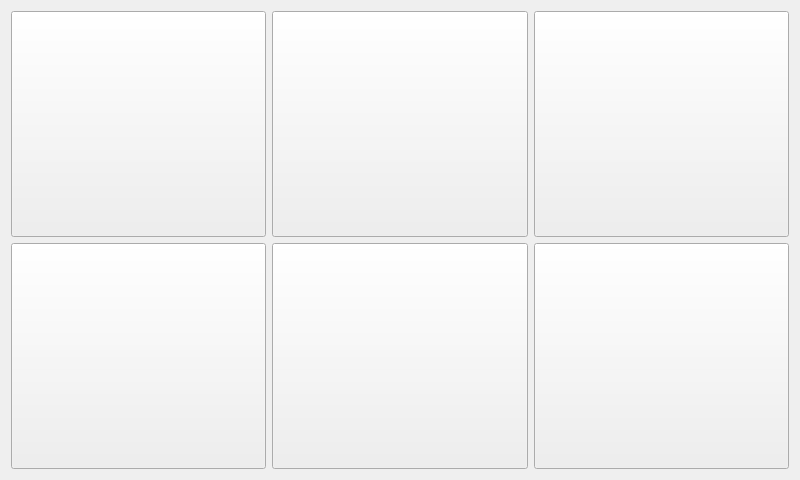
<?xml version="1.0" encoding="UTF-8"?>
<ui version="4.0">
 <class>frmMain</class>
 <widget class="QWidget" name="frmMain">
  <property name="geometry">
   <rect>
    <x>0</x>
    <y>0</y>
    <width>800</width>
    <height>480</height>
   </rect>
  </property>
  <property name="windowTitle">
   <string>Dialog</string>
  </property>
  <layout class="QGridLayout" name="gridLayout">
   <item row="0" column="0">
    <widget class="QToolButton" name="btn1">
     <property name="sizePolicy">
      <sizepolicy hsizetype="Expanding" vsizetype="Expanding">
       <horstretch>0</horstretch>
       <verstretch>0</verstretch>
      </sizepolicy>
     </property>
     <property name="styleSheet">
      <string notr="true"/>
     </property>
     <property name="text">
      <string/>
     </property>
     <property name="toolButtonStyle">
      <enum>Qt::ToolButtonTextUnderIcon</enum>
     </property>
    </widget>
   </item>
   <item row="0" column="1">
    <widget class="QToolButton" name="btn2">
     <property name="sizePolicy">
      <sizepolicy hsizetype="Expanding" vsizetype="Expanding">
       <horstretch>0</horstretch>
       <verstretch>0</verstretch>
      </sizepolicy>
     </property>
     <property name="styleSheet">
      <string notr="true"/>
     </property>
     <property name="text">
      <string/>
     </property>
     <property name="toolButtonStyle">
      <enum>Qt::ToolButtonTextUnderIcon</enum>
     </property>
    </widget>
   </item>
   <item row="0" column="2">
    <widget class="QToolButton" name="btn3">
     <property name="sizePolicy">
      <sizepolicy hsizetype="Expanding" vsizetype="Expanding">
       <horstretch>0</horstretch>
       <verstretch>0</verstretch>
      </sizepolicy>
     </property>
     <property name="styleSheet">
      <string notr="true"/>
     </property>
     <property name="text">
      <string/>
     </property>
     <property name="toolButtonStyle">
      <enum>Qt::ToolButtonTextUnderIcon</enum>
     </property>
    </widget>
   </item>
   <item row="1" column="0">
    <widget class="QToolButton" name="btn4">
     <property name="sizePolicy">
      <sizepolicy hsizetype="Expanding" vsizetype="Expanding">
       <horstretch>0</horstretch>
       <verstretch>0</verstretch>
      </sizepolicy>
     </property>
     <property name="styleSheet">
      <string notr="true"/>
     </property>
     <property name="text">
      <string/>
     </property>
     <property name="toolButtonStyle">
      <enum>Qt::ToolButtonTextUnderIcon</enum>
     </property>
    </widget>
   </item>
   <item row="1" column="1">
    <widget class="QToolButton" name="btn5">
     <property name="sizePolicy">
      <sizepolicy hsizetype="Expanding" vsizetype="Expanding">
       <horstretch>0</horstretch>
       <verstretch>0</verstretch>
      </sizepolicy>
     </property>
     <property name="styleSheet">
      <string notr="true"/>
     </property>
     <property name="text">
      <string/>
     </property>
     <property name="toolButtonStyle">
      <enum>Qt::ToolButtonTextUnderIcon</enum>
     </property>
    </widget>
   </item>
   <item row="1" column="2">
    <widget class="QToolButton" name="btn6">
     <property name="sizePolicy">
      <sizepolicy hsizetype="Expanding" vsizetype="Expanding">
       <horstretch>0</horstretch>
       <verstretch>0</verstretch>
      </sizepolicy>
     </property>
     <property name="styleSheet">
      <string notr="true"/>
     </property>
     <property name="text">
      <string/>
     </property>
     <property name="toolButtonStyle">
      <enum>Qt::ToolButtonTextUnderIcon</enum>
     </property>
    </widget>
   </item>
  </layout>
 </widget>
 <resources/>
 <connections/>
</ui>
